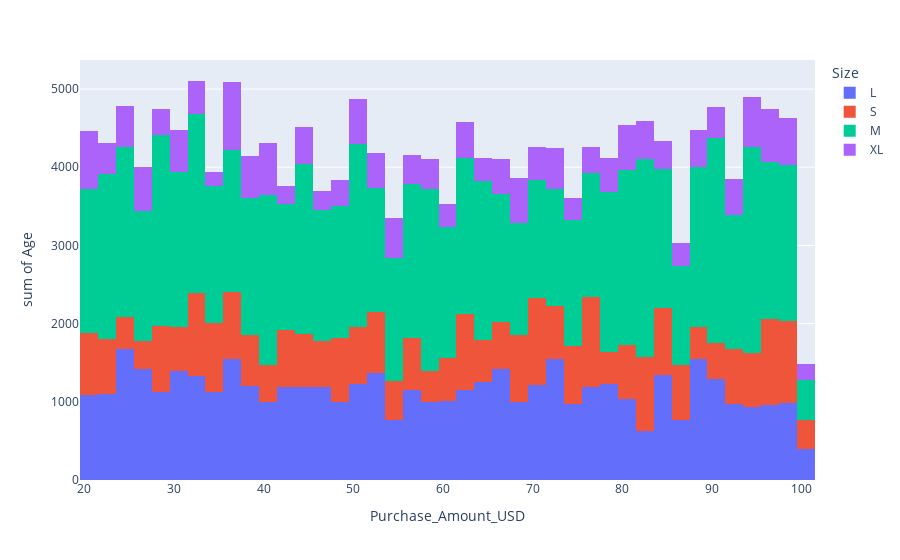

Notebook code cell kept with this figure:
### Code cell
fig = px.histogram(data, x="Purchase_Amount_USD", y="Age", color="Size", hover_name="Purchase_Amount_USD")
fig.show()

### Figure 1 — Plotly figure (JSON) as saved in the notebook; plotly's stock layout.template omitted (floating-point values rounded to 4 significant figures; data arrays with more than 128 entries replaced by an {"elided": "..."} marker saying what was removed)
{"data": [{"bingroup": "x", "histfunc": "sum", "hovertemplate": "Size=L<br>Purchase_Amount_USD=%{x}<br>sum of Age=%{y}<extra></extra>", "legendgroup": "L", "marker": {"color": "#636efa", "pattern": {"shape": ""}}, "name": "L", "orientation": "v", "showlegend": true, "type": "histogram", "x": {"elided": "1053 int values"}, "xaxis": "x", "y": {"elided": "1053 int values"}, "yaxis": "y"}, {"bingroup": "x", "histfunc": "sum", "hovertemplate": "Size=S<br>Purchase_Amount_USD=%{x}<br>sum of Age=%{y}<extra></extra>", "legendgroup": "S", "marker": {"color": "#EF553B", "pattern": {"shape": ""}}, "name": "S", "orientation": "v", "showlegend": true, "type": "histogram", "x": {"elided": "663 int values"}, "xaxis": "x", "y": {"elided": "663 int values"}, "yaxis": "y"}, {"bingroup": "x", "histfunc": "sum", "hovertemplate": "Size=M<br>Purchase_Amount_USD=%{x}<br>sum of Age=%{y}<extra></extra>", "legendgroup": "M", "marker": {"color": "#00cc96", "pattern": {"shape": ""}}, "name": "M", "orientation": "v", "showlegend": true, "type": "histogram", "x": {"elided": "1755 int values"}, "xaxis": "x", "y": {"elided": "1755 int values"}, "yaxis": "y"}, {"bingroup": "x", "histfunc": "sum", "hovertemplate": "Size=XL<br>Purchase_Amount_USD=%{x}<br>sum of Age=%{y}<extra></extra>", "legendgroup": "XL", "marker": {"color": "#ab63fa", "pattern": {"shape": ""}}, "name": "XL", "orientation": "v", "showlegend": true, "type": "histogram", "x": {"elided": "429 int values"}, "xaxis": "x", "y": {"elided": "429 int values"}, "yaxis": "y"}], "layout": {"barmode": "relative", "legend": {"title": {"text": "Size"}, "tracegroupgap": 0}, "margin": {"t": 60}, "xaxis": {"anchor": "y", "domain": [0, 1], "title": {"text": "Purchase_Amount_USD"}}, "yaxis": {"anchor": "x", "domain": [0, 1], "title": {"text": "sum of Age"}}}}
